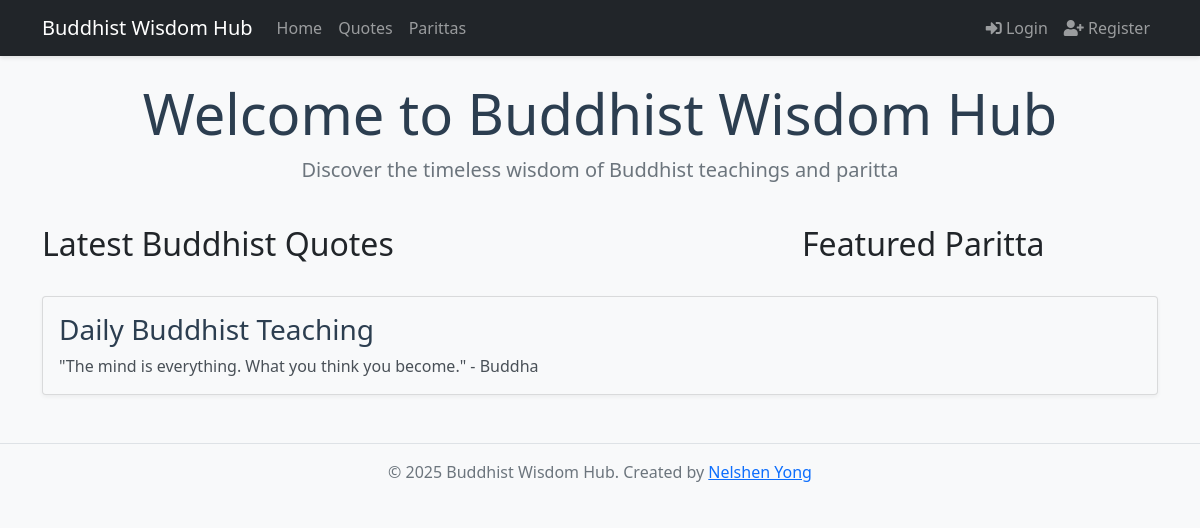
Before: / with the older database file.
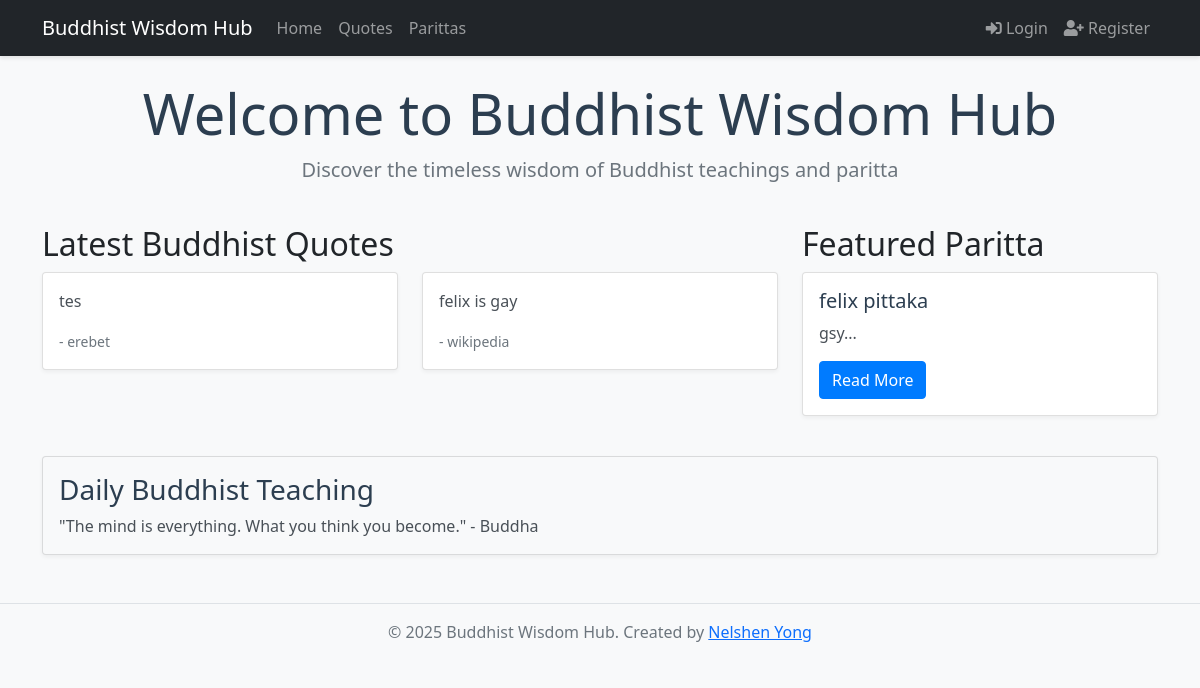
After: the same page with the newer database file.
### app.py (models this page shows)
class Quote(db.Model):
    __tablename__ = 'quotes'
    id = db.Column(db.Integer, primary_key=True)
    content = db.Column(db.Text, nullable=False)
    source = db.Column(db.String(200))
    category = db.Column(db.String(50))
    date_added = db.Column(db.DateTime, default=datetime.utcnow)
    favorites = db.relationship('Favorite', backref='quote', lazy=True)

class Paritta(db.Model):
    __tablename__ = 'parittas'
    id = db.Column(db.Integer, primary_key=True)
    title = db.Column(db.String(200), nullable=False)
    content = db.Column(db.Text, nullable=False)
    meaning = db.Column(db.Text)
    category = db.Column(db.String(50))
    date_added = db.Column(db.DateTime, default=datetime.utcnow)
    favorites = db.relationship('Favorite', backref='paritta', lazy=True)

### app.py (the view)
@app.route('/')
def home():
    quotes = Quote.query.order_by(Quote.date_added.desc()).limit(5).all()
    parittas = Paritta.query.order_by(Paritta.date_added.desc()).limit(3).all()
    return render_template('home.html', quotes=quotes, parittas=parittas)

### app.py (called while the page is built)
@app.context_processor
def utility_processor():
    return dict(get_current_user=get_current_user)

### templates/home.html (shortened to what this page needs)
{% extends "base.html" %}  {% block content %}
<div class="row">
  <div class="col-md-12 text-center mb-4">
    <h1 class="display-4">Welcome to Buddhist Wisdom Hub</h1>
    <p class="lead">
      Discover the timeless wisdom of Buddhist teachings and paritta
    </p>
  </div>
</div>
<div class="row">
  <div class="col-md-8">
    <h2>Latest Buddhist Quotes</h2>
    <div class="row">
      {% for quote in quotes %}
      <div class="col-md-6 mb-4">
        <div class="card h-100">
          <div class="card-body">
            <p class="card-text">{{ quote.content }}</p>
            <p class="card-text">
              <small class="text-muted">- {{ quote.source }}</small>
            </p>
          </div>
        </div>
      </div>
      {% endfor %}
    </div>
  </div>
  <div class="col-md-4">
    <h2>Featured Paritta</h2>
    {% for paritta in parittas %}
    <div class="card mb-3">
      <div class="card-body">
        <h5 class="card-title">{{ paritta.title }}</h5>
        <p class="card-text">{{ paritta.content[:100] }}...</p>
        <a href="{{ url_for('parittas') }}" class="btn btn-primary"
          >Read More</a
        >
      </div>
    </div>
    {% endfor %}
  </div>
</div>
<div class="row mt-4">
  <div class="col-md-12">
    <div class="card bg-light">
      <div class="card-body">
        <h3 class="card-title">Daily Buddhist Teaching</h3>
        <p class="card-text">
          "The mind is everything. What you think you become." - Buddha
        </p>
      </div>
    </div>
  </div>
</div>
{% endblock %}

### templates/base.html (shortened to what this page needs)
<!DOCTYPE html>
<html lang="en">
  <head>
    <link
      href="https://cdn.jsdelivr.net/npm/bootstrap@5.1.3/dist/css/bootstrap.min.css"
      rel="stylesheet"
    />
    <link
      href="https://cdnjs.cloudflare.com/ajax/libs/font-awesome/5.15.4/css/all.min.css"
      rel="stylesheet"
    />
    <link
      rel="stylesheet"
      href="{{ url_for('static', filename='style.css') }}"
    />
  </head>
  <body>
    <nav class="navbar navbar-expand-lg navbar-dark bg-dark">
      <div class="container">
        <a class="navbar-brand" href="{{ url_for('home') }}"
          >Buddhist Wisdom Hub</a
        >
        <div class="collapse navbar-collapse" id="navbarNav">
          <ul class="navbar-nav me-auto">
            <li class="nav-item">
              <a class="nav-link" href="{{ url_for('home') }}">Home</a>
            </li>
            <li class="nav-item">
              <a class="nav-link" href="{{ url_for('quotes') }}">Quotes</a>
            </li>
            <li class="nav-item">
              <a class="nav-link" href="{{ url_for('parittas') }}">Parittas</a>
            </li>
          </ul>
          <ul class="navbar-nav">
            {% if session.get('user_id') %} {% set user = get_current_user() %}
            {% if user and user.is_admin %}
            <li class="nav-item">
              <a class="nav-link" href="{{ url_for('manage_users') }}">
                <i class="fas fa-users-cog"></i> Manage Users
              </a>
            </li>
            {% endif %}
            <li class="nav-item">
              <a class="nav-link" href="{{ url_for('edit_profile') }}">
                <i class="fas fa-user-edit"></i> Edit Profile
              </a>
            </li>
            <li class="nav-item">
              <a class="nav-link" href="{{ url_for('logout') }}">
                <i class="fas fa-sign-out-alt"></i> Logout
              </a>
            </li>
            {% else %}
            <li class="nav-item">
              <a class="nav-link" href="{{ url_for('login') }}">
                <i class="fas fa-sign-in-alt"></i> Login
              </a>
            </li>
            <li class="nav-item">
              <a class="nav-link" href="{{ url_for('register') }}">
                <i class="fas fa-user-plus"></i> Register
              </a>
            </li>
            {% endif %}
          </ul>
        </div>
      </div>
    </nav>
    <div class="container mt-4">
       {% block content %}{% endblock %}
    </div>
    <footer class="footer mt-5 py-3 bg-light">
      <div class="container text-center">
        <span class="text-muted"
          >© 2025 Buddhist Wisdom Hub. Created by
          <a href="https://instagram.com/nelshen.yong">Nelshen Yong</a></span
        >
      </div>
    </footer>
  </body>
</html>

### static/css/style.css (style rules this page uses)
body { min-height: 100vh; display: flex; flex-direction: column; background-color: #f8f9fa; }
.navbar { box-shadow: 0 2px 4px rgba(0, 0, 0, 0.1); }
.card { box-shadow: 0 2px 4px rgba(0, 0, 0, 0.05); transition: transform 0.2s; }
.footer { margin-top: auto; background-color: #f8f9fa; border-top: 1px solid #dee2e6; }
.display-4 { color: #2c3e50; }
.lead { color: #6c757d; }
.card-title { color: #2c3e50; }
.card-text { color: #495057; }
.btn-primary { background-color: #007bff; border-color: #007bff; }

Changed rows visible on the page:
added Quote: content "tes", source "erebet"
added Quote: content "felix is gay", source "wikipedia"
added Paritta: title "felix pittaka", content "gsy"
